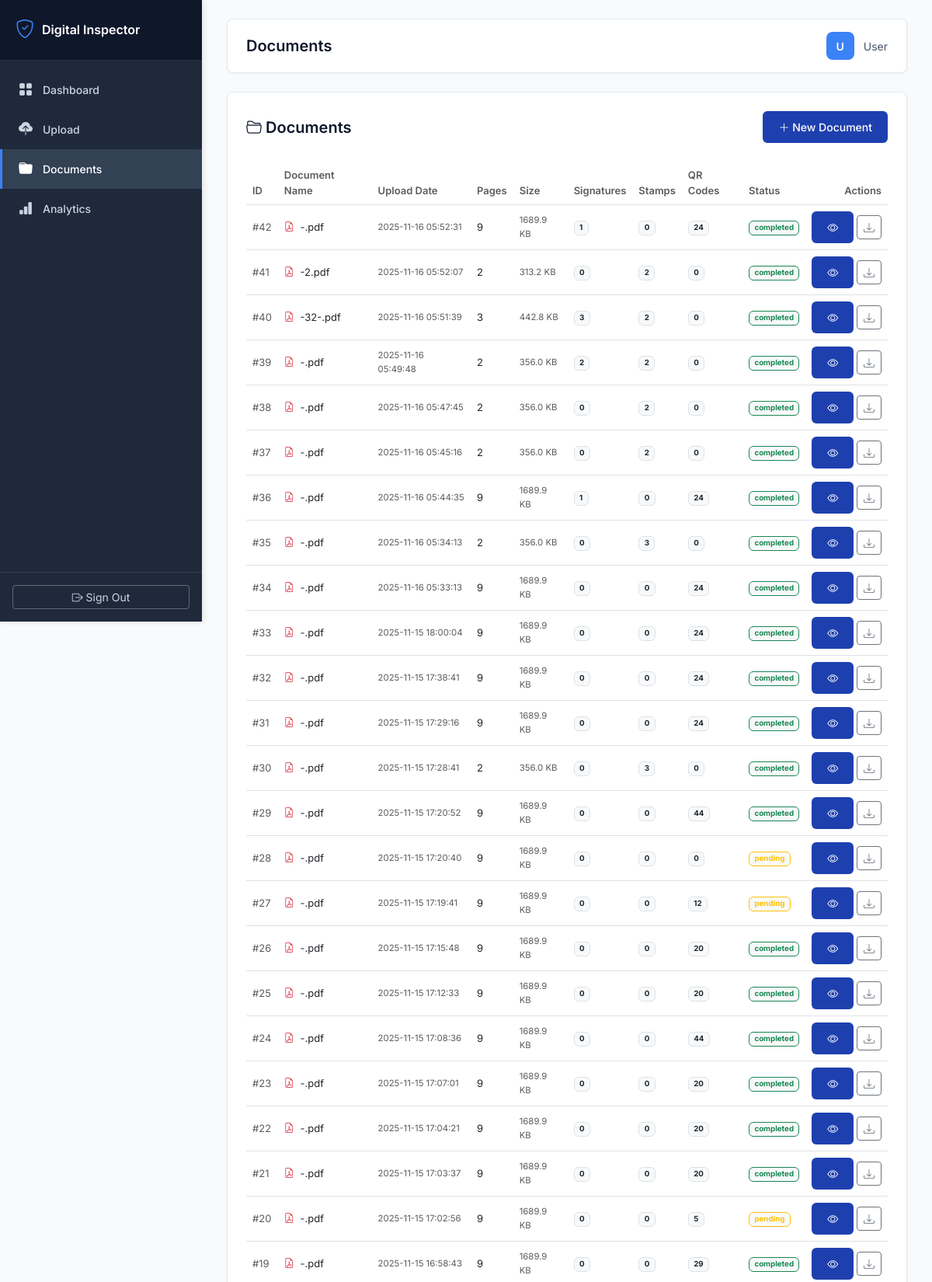
Page /documents (signed in, upper part) on the committed database.
### tables this page shows
CREATE TABLE documents (
            id INTEGER PRIMARY KEY AUTOINCREMENT,
            user_id INTEGER NOT NULL,
            filename TEXT NOT NULL,
            original_filename TEXT NOT NULL,
            file_path TEXT NOT NULL,
            file_size INTEGER,
            pages INTEGER DEFAULT 1,
            upload_date TIMESTAMP DEFAULT CURRENT_TIMESTAMP,
            processing_status TEXT DEFAULT 'pending',
            FOREIGN KEY (user_id) REFERENCES users (id)
        );

### app_inspector.py (the view)
@app.route('/documents')
@login_required
def documents_list():
    user_id = session['user_id']
    detection_type = request.args.get('type', 'all')
    min_confidence = float(request.args.get('min_conf', 0.0))
    documents = db.get_user_documents(user_id, limit=100)
    return render_template('documents.html',
                         documents=documents,
                         detection_type=detection_type,
                         min_confidence=min_confidence)

### app_inspector.py (called while the page is built)
@app.context_processor
def utility_processor():
    def get_image_base64(image_path):
        """Convert image file to base64 for embedding in HTML"""
        try:
            with open(image_path, 'rb') as f:
                image_data = f.read()
            return base64.b64encode(image_data).decode('utf-8')
        except:
            return ""
    return dict(get_image_base64=get_image_base64)

def login_required(f):
    @wraps(f)
    def decorated_function(*args, **kwargs):
        if 'user_id' not in session:
            return redirect(url_for('login'))
        return f(*args, **kwargs)
    return decorated_function

### database.py (called while the page is built)
def get_db():
    conn = sqlite3.connect(DATABASE_PATH)
    conn.row_factory = sqlite3.Row
    return conn

### templates/documents.html
{% extends "base.html" %}
{% block page_title %}Documents{% endblock %}
{% block content %}
<div class="row">
    <div class="col-12">
        <div class="stat-card">
            <div class="d-flex justify-content-between align-items-center mb-4">
                <h5 class="mb-0 fw-semibold"><i class="bi bi-folder2-open"></i> Documents</h5>
                <a href="{{ url_for('upload_page') }}" class="btn btn-primary-custom btn-sm">
                    <i class="bi bi-plus-lg"></i> New Document
                </a>
            </div>
            <div class="table-responsive">
                <table class="table table-hover align-middle" style="font-size: 13px;">
                    <thead class="bg-light">
                        <tr>
                            <th class="text-muted fw-semibold">ID</th>
                            <th class="text-muted fw-semibold">Document Name</th>
                            <th class="text-muted fw-semibold">Upload Date</th>
                            <th class="text-muted fw-semibold">Pages</th>
                            <th class="text-muted fw-semibold">Size</th>
                            <th class="text-muted fw-semibold">Signatures</th>
                            <th class="text-muted fw-semibold">Stamps</th>
                            <th class="text-muted fw-semibold">QR Codes</th>
                            <th class="text-muted fw-semibold">Status</th>
                            <th class="text-muted fw-semibold text-end">Actions</th>
                        </tr>
                    </thead>
                    <tbody>
                        {% for doc in documents %}
                        <tr>
                            <td class="text-muted">#{{ doc.id }}</td>
                            <td>
                                <i class="bi bi-file-earmark-pdf text-danger"></i>
                                <span class="ms-1">{{ doc.original_filename }}</span>
                            </td>
                            <td class="text-muted small">{{ doc.upload_date }}</td>
                            <td>{{ doc.pages }}</td>
                            <td class="text-muted small">{{ (doc.file_size / 1024)|round(1) }} KB</td>
                            <td><span class="badge bg-light text-dark border">{{ doc.signatures_count or 0 }}</span></td>
                            <td><span class="badge bg-light text-dark border">{{ doc.stamps_count or 0 }}</span></td>
                            <td><span class="badge bg-light text-dark border">{{ doc.qr_count or 0 }}</span></td>
                            <td>
                                <span class="badge {% if doc.processing_status == 'completed' %}bg-light text-success border border-success{% else %}bg-light text-warning border border-warning{% endif %} small">
                                    {{ doc.processing_status }}
                                </span>
                            </td>
                            <td class="text-end">
                                <a href="{{ url_for('document_details', document_id=doc.id) }}"
                                   class="btn btn-sm btn-primary-custom"
                                   title="View Details">
                                    <i class="bi bi-eye"></i>
                                </a>
                                <a href="{{ url_for('download_document', document_id=doc.id) }}"
                                   class="btn btn-sm btn-outline-secondary"
                                   title="Download">
                                    <i class="bi bi-download"></i>
                                </a>
                            </td>
                        </tr>
                        {% endfor %}
                    </tbody>
                </table>
            </div>
        </div>
    </div>
</div>
{% endblock %}

### templates/base.html (style rules this page uses)
:root { --primary-color: #1e40af; --secondary-color: #3b82f6; --sidebar-bg: #1e293b; --sidebar-hover: #334155; --gray-50: #f8fafc; --gray-100: #f1f5f9; --gray-200: #e2e8f0; --gray-600: #475569; --gray-700: #334155; --gray-900: #0f172a; --sidebar-width: 260px; }
* { margin: 0; padding: 0; box-sizing: border-box; }
body { font-family: 'Inter', -apple-system, BlinkMacSystemFont, 'Segoe UI', sans-serif; background-color: var(--gray-50); color: var(--gray-900); font-size: 14px; }
.stat-card { background: white; border-radius: 8px; padding: 24px; box-shadow: 0 1px 3px rgba(0,0,0,0.05); border: 1px solid var(--gray-200); transition: box-shadow 0.2s; }
.stat-card h5, .stat-card h6 { color: var(--gray-900); font-weight: 600; }
.btn-primary-custom { background: var(--primary-color); border: none; padding: 10px 20px; border-radius: 6px; color: white; font-weight: 500; font-size: 14px; transition: all 0.2s; }

### rows in the picture
documents: id "42", original_filename "-.pdf", upload_date "2025-11-16 05:52:31", pages "9", (doc.file_size/1024)|round(1) "1689.9", user "1", stamps_count "0", qr_count "24", processing_status "completed"
documents: id "41", original_filename "-2.pdf", upload_date "2025-11-16 05:52:07", pages "2", (doc.file_size/1024)|round(1) "313.2", signatures_count "0", qr_count "0", processing_status "completed"
documents: id "40", original_filename "-32-.pdf", upload_date "2025-11-16 05:51:39", pages "3", (doc.file_size/1024)|round(1) "442.8", stamps_count "2", qr_count "0", processing_status "completed"
documents: id "39", original_filename "-.pdf", upload_date "2025-11-16 05:49:48", pages "2", (doc.file_size/1024)|round(1) "356.0", qr_count "0", processing_status "completed"
documents: id "38", original_filename "-.pdf", upload_date "2025-11-16 05:47:45", pages "2", (doc.file_size/1024)|round(1) "356.0", signatures_count "0", qr_count "0", processing_status "completed"
documents: id "37", original_filename "-.pdf", upload_date "2025-11-16 05:45:16", pages "2", (doc.file_size/1024)|round(1) "356.0", signatures_count "0", qr_count "0", processing_status "completed"
documents: id "36", original_filename "-.pdf", upload_date "2025-11-16 05:44:35", pages "9", (doc.file_size/1024)|round(1) "1689.9", user "1", stamps_count "0", qr_count "24", processing_status "completed"
documents: id "35", original_filename "-.pdf", upload_date "2025-11-16 05:34:13", pages "2", (doc.file_size/1024)|round(1) "356.0", signatures_count "0", stamps_count "3", qr_count "0", processing_status "completed"
documents: id "34", original_filename "-.pdf", upload_date "2025-11-16 05:33:13", pages "9", (doc.file_size/1024)|round(1) "1689.9", signatures_count "0", stamps_count "0", qr_count "24", processing_status "completed"
documents: id "33", original_filename "-.pdf", upload_date "2025-11-15 18:00:04", pages "9", (doc.file_size/1024)|round(1) "1689.9", signatures_count "0", stamps_count "0", qr_count "24", processing_status "completed"
documents: id "32", original_filename "-.pdf", upload_date "2025-11-15 17:38:41", pages "9", (doc.file_size/1024)|round(1) "1689.9", signatures_count "0", stamps_count "0", qr_count "24", processing_status "completed"
documents: id "31", original_filename "-.pdf", upload_date "2025-11-15 17:29:16", pages "9", (doc.file_size/1024)|round(1) "1689.9", signatures_count "0", stamps_count "0", qr_count "24", processing_status "completed"
documents: id "30", original_filename "-.pdf", upload_date "2025-11-15 17:28:41", pages "2", (doc.file_size/1024)|round(1) "356.0", signatures_count "0", stamps_count "3", qr_count "0", processing_status "completed"
documents: id "29", original_filename "-.pdf", upload_date "2025-11-15 17:20:52", pages "9", (doc.file_size/1024)|round(1) "1689.9", signatures_count "0", stamps_count "0", qr_count "44", processing_status "completed"
documents: id "28", original_filename "-.pdf", upload_date "2025-11-15 17:20:40", pages "9", (doc.file_size/1024)|round(1) "1689.9", signatures_count "0", stamps_count "0", qr_count "0", processing_status "pending"
documents: id "27", original_filename "-.pdf", upload_date "2025-11-15 17:19:41", pages "9", (doc.file_size/1024)|round(1) "1689.9", signatures_count "0", stamps_count "0", qr_count "12", processing_status "pending"
documents: id "26", original_filename "-.pdf", upload_date "2025-11-15 17:15:48", pages "9", (doc.file_size/1024)|round(1) "1689.9", signatures_count "0", stamps_count "0", qr_count "20", processing_status "completed"
documents: id "25", original_filename "-.pdf", upload_date "2025-11-15 17:12:33", pages "9", (doc.file_size/1024)|round(1) "1689.9", signatures_count "0", stamps_count "0", qr_count "20", processing_status "completed"
documents: id "24", original_filename "-.pdf", upload_date "2025-11-15 17:08:36", pages "9", (doc.file_size/1024)|round(1) "1689.9", signatures_count "0", stamps_count "0", qr_count "44", processing_status "completed"
documents: id "23", original_filename "-.pdf", upload_date "2025-11-15 17:07:01", pages "9", (doc.file_size/1024)|round(1) "1689.9", signatures_count "0", stamps_count "0", qr_count "20", processing_status "completed"
documents: id "22", original_filename "-.pdf", upload_date "2025-11-15 17:04:21", pages "9", (doc.file_size/1024)|round(1) "1689.9", signatures_count "0", stamps_count "0", qr_count "20", processing_status "completed"
documents: id "21", original_filename "-.pdf", upload_date "2025-11-15 17:03:37", pages "9", (doc.file_size/1024)|round(1) "1689.9", signatures_count "0", stamps_count "0", qr_count "20", processing_status "completed"
documents: id "20", original_filename "-.pdf", upload_date "2025-11-15 17:02:56", pages "9", (doc.file_size/1024)|round(1) "1689.9", signatures_count "0", stamps_count "0", qr_count "5", processing_status "pending"
documents: id "19", original_filename "-.pdf", upload_date "2025-11-15 16:58:43", pages "9", (doc.file_size/1024)|round(1) "1689.9", signatures_count "0", stamps_count "0", qr_count "29", processing_status "completed"

### other values in the picture
{{ username[0]|upper if username else 'U' }} "U"
{{ username if username else 'User' }} "User"
